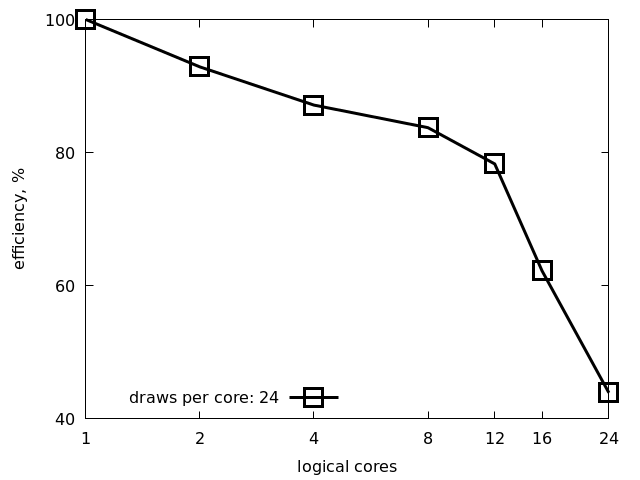

Reproduce this figure in gnuplot.
set term pngcairo monochrome
set log x
set output "weak.png"
set xlabel "logical cores"
set ylabel "efficiency, %"
set key bottom left spacing 1.5
set ytics 20

plot \
"<awk '{t[$1] = $2; print $1, 100 * t[1]/$2}' bio/weak.24" u 1:2:xtic(1) w lp pt 4 ps 3 lw 3 t "draws per core: 24"
